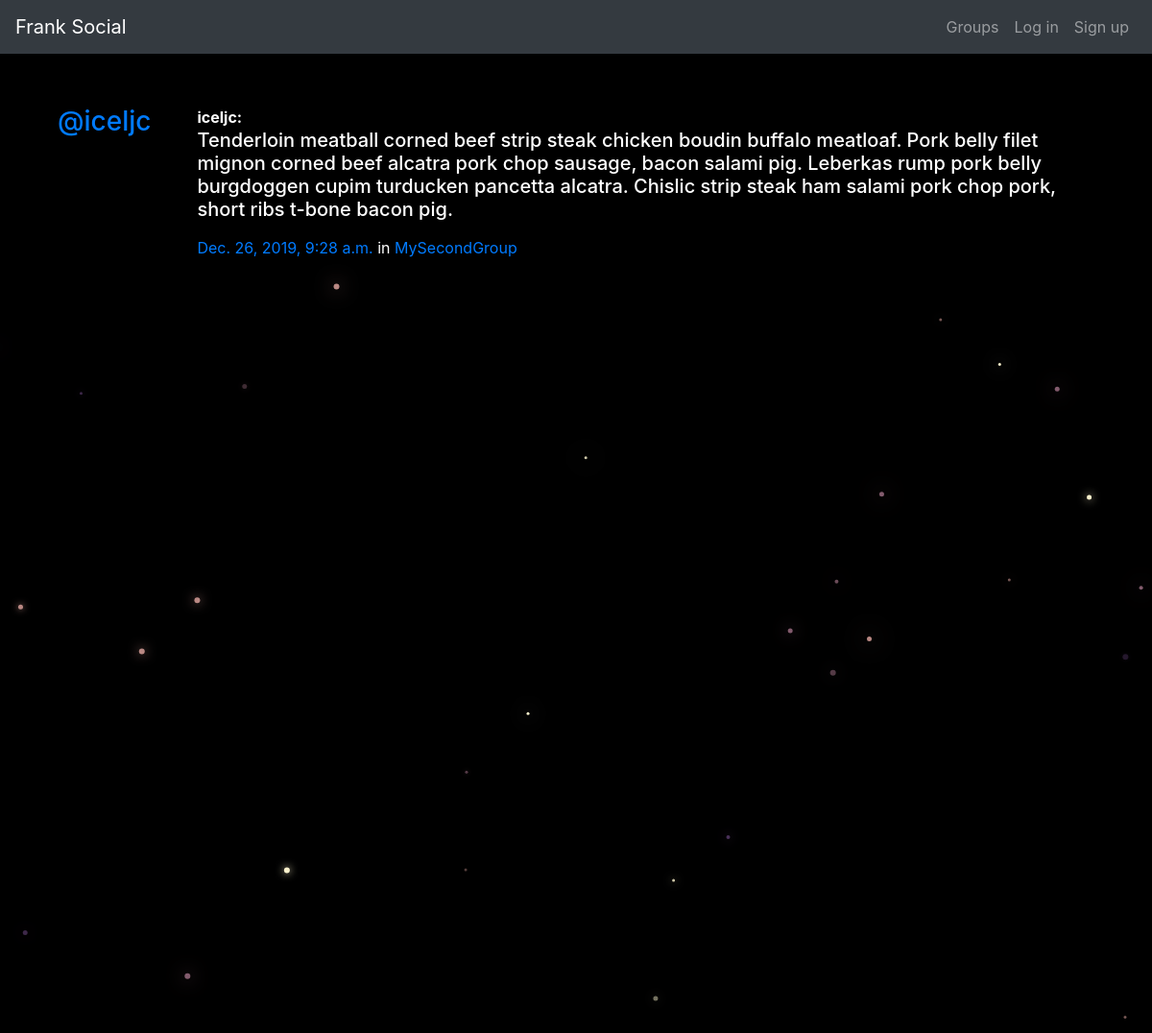
The page /posts/by/iceljc/8/ on the database its author committed.
### posts/models.py (models this page shows, shortened)
class Post(models.Model):
	user = models.ForeignKey(User, related_name="posts", on_delete=models.CASCADE)
	created_at = models.DateTimeField(auto_now=True)
	message = models.TextField()
	message_html = models.TextField(editable=False)
	group = models.ForeignKey(Group, related_name="posts", null=True, blank=True, on_delete=models.CASCADE)
	class Meta:
		ordering = ["-created_at"]
		unique_together = ["user", "message"]

### groups/models.py (models this page shows, shortened)
class Group(models.Model):
	name = models.CharField(max_length=256, unique=True)
	slug = models.SlugField(allow_unicode=True, unique=True)
	description = models.TextField(blank=True, default='')
	description_html = models.TextField(editable=False, default='', blank=True)
	members = models.ManyToManyField(User,through="GroupMember")
	class Meta:
		ordering = ["name"]

### posts/views.py (the view)
# urls.py: path("by/<username>/<int:pk>/",views.PostDetail.as_view(),name="single"),
class PostDetail(SelectRelatedMixin, generic.DetailView):
	context_object_name = 'post'
	model = models.Post
	select_related = ("user", "group")
	template_name = "posts/post_detail.html"
	def get_queryset(self):
		queryset = super().get_queryset()
		return queryset.filter(user__username__iexact=self.kwargs.get("username"))

### posts/templates/posts/post_detail.html
{% extends "posts/post_base.html" %}
{% block post_content %}
    {% include "posts/_post.html" %}
{% endblock %}

### posts/templates/posts/_post.html (shortened to what this page needs)
<div class="media">
	<h3 class="mr-5" style="margin-top:10px;"><a href="{% url 'posts:for_user' username=post.user.username %}">@{{ post.user.username }}</a></h3>
	<div class="media-body" style="margin-top: 10px;">
		<strong>{{ post.user.username }}:</strong>
		<h5>{{ post.message_html|safe }}</h5>
			<time class="time"><a href="{% url 'posts:single' username=post.user.username pk=post.pk %}">{{ post.created_at }}</a></time>
			{% if post.group %}
			<span class="group-name">in <a href="#">{{ post.group.name }}</a></span>
			{% endif %}
	</div>
</div>

### static/socialnet/css/master.css (style rules this page uses)
body { margin: 0; background-color: black; color:white; }

### rows shown on the page
Post: user.username "iceljc", message_html "Tenderloin meatball corned beef strip steak chicken boudin buffalo meatloaf. Pork belly filet mignon corned beef alcatra pork chop sausage, bacon salami pig. Leberkas rump pork belly burgdoggen cupim turducken pancetta alcatra. Chislic strip steak ham salami pork chop pork, short ribs t-bone bacon pig.", created_at "Dec. 26, 2019, 9:28 a.m.", group.name "MySecondGroup"
